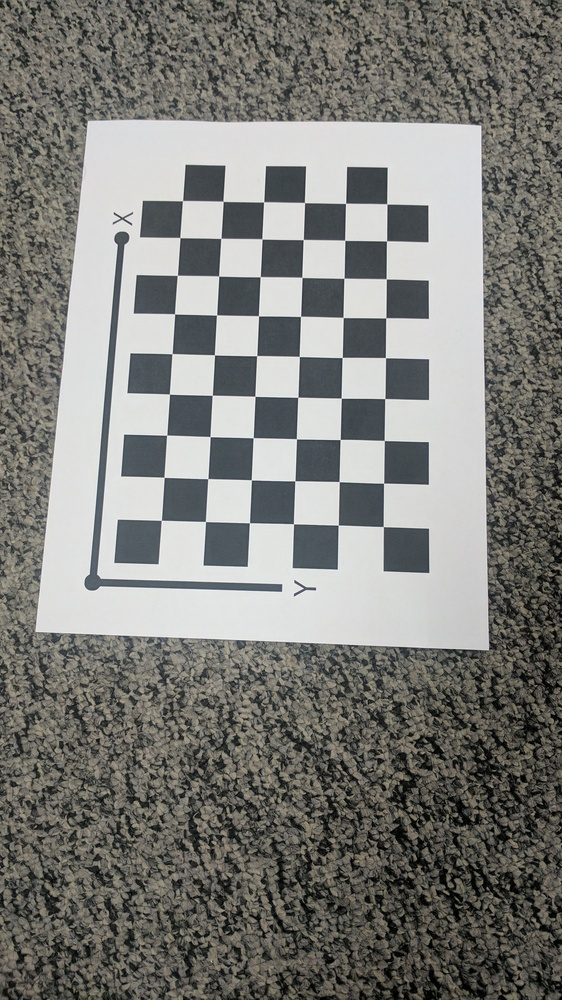
#> input picture data/Calibration_Imgs/IMG_20170209_042606.jpg, 562 x 1000 px, shrunk from 1512 x 2688 before the run; its folder holds 4 pictures in this run
$ python Camera_calibration.py   (older library calls are emulated)
#> lines starting #> are read from the running program, lines starting #| are printed output that depends on the picture
### helper_functions.py
import numpy as np
import os
import cv2
import glob
import sys, argparse
from scipy import optimize as opt

# [5 lines left out: function normalize_matrix, not called in this run]

def normalization_matrix(pts):
    pts = pts.astype(np.float64)
    x_mean, y_mean = np.mean(pts, axis =0)
    var_x, var_y = np.var(pts, axis=0)
    s_x = np.sqrt(2/var_x)
    s_y = np.sqrt(2/var_y)
    n = np.array([[s_x, 0, -s_x*x_mean], [0, s_y, -s_y*y_mean], [0, 0, 1]])
    n_inv = np.array([ [1./s_x ,  0 , x_mean], [0, 1./s_y, y_mean] , [0, 0, 1] ])
    return n.astype(np.float64), n_inv.astype(np.float64)

def getNormalizedCorrespondences(correspondences):
    normalized_correspondences = []
    views = len(correspondences)
    for i in xrange(views):
        imp, worldp = correspondences[i]
        imp = imp.reshape(len(imp), 2)
        N_x, N_x_inv = normalization_matrix(worldp)
        N_u, N_u_inv = normalization_matrix(imp)

        hom_imp = np.array([ [[each[0]], [each[1]], [1.0]] for each in imp])
        hom_objp = np.array([ [[each[0]], [each[1]], [1.0]] for each in worldp])

        normalized_hom_imp = hom_imp
        normalized_hom_objp = hom_objp

        for i in range(normalized_hom_objp.shape[0]):
        # 54 points. iterate one by onea
        # all points are homogeneous
            n_o = np.matmul(N_x,normalized_hom_objp[i])
            normalized_hom_objp[i] = n_o/n_o[-1]

            n_u = np.matmul(N_u,normalized_hom_imp[i])
            normalized_hom_imp[i] = n_u/n_u[-1]

        normalized_objp = normalized_hom_objp.reshape(normalized_hom_objp.shape[0], normalized_hom_objp.shape[1])
        normalized_imp = normalized_hom_imp.reshape(normalized_hom_imp.shape[0], normalized_hom_imp.shape[1])

        normalized_objp = normalized_objp[:,:-1]
        normalized_imp = normalized_imp[:,:-1]
        normalized_correspondences.append((imp, worldp, normalized_imp, normalized_objp, N_u, N_x, N_u_inv, N_x_inv))
    return normalized_correspondences


def compute_Homography(correspondences):
    image_points = correspondences[0]
    object_points = correspondences[1]
    normalized_image_points = correspondences[2]
    normalized_object_points = correspondences[3]
    N_u = correspondences[4]
    N_x = correspondences[5]
    N_u_inv = correspondences[6]
    N_x_inv = correspondences[7]

    N = len(image_points)

    M = np.zeros((2*N, 9), dtype=np.float64)

    # create row wise allotment for each 0-2i rows
    # that means 2 rows..
    for i in xrange(N):
        X, Y = normalized_object_points[i] #A
        u, v = normalized_image_points[i] #B
        row_1 = np.array([ -X, -Y, -1, 0, 0, 0, X*u, Y*u, u])
        row_2 = np.array([ 0, 0, 0, -X, -Y, -1, X*v, Y*v, v])
        M[2*i] = row_1
        M[(2*i) + 1] = row_2
    u, s, vh = np.linalg.svd(M)
    # print("Computing SVD of M")

    h_norm = vh[np.argmin(s)]
    h_norm = h_norm.reshape(3, 3)

    h = np.matmul(np.matmul(N_u_inv,h_norm), N_x)
    h = h[:,:]/h[2, 2]
    return h

def minimizer(initial_guess, X, Y, h, N):
    x_j = X.reshape(N, 2)
    projected = [0 for i in xrange(2*N)]
    for j in range(N):
        x, y = x_j[j]
        w = h[6]*x + h[7]*y + h[8]
        projected[2*j] = (h[0] * x + h[1] * y + h[2]) / w
        projected[2*j + 1] = (h[3] * x + h[4] * y + h[5]) / w
    # return projected
    return (np.abs(projected - Y))**2

def jacobian_cal(initial_guess, X, Y, h, N):
    x_j = X.reshape(N, 2)
    jacobian = np.zeros( (2*N, 9) , np.float64)
    for j in range(N):
        x, y = x_j[j]
        sx = np.float64(h[0]*x + h[1]*y + h[2])
        sy = np.float64(h[3]*x + h[4]*y + h[5])
        w = np.float64(h[6]*x + h[7]*y + h[8])
        jacobian[2*j] = np.array([x/w, y/w, 1/w, 0, 0, 0, -sx*x/w**2, -sx*y/w**2, -sx/w**2])
        jacobian[2*j + 1] = np.array([0, 0, 0, x/w, y/w, 1/w, -sy*x/w**2, -sy*y/w**2, -sy/w**2])
    return jacobian

def refine_homography(H, correspondences, corresp):
    image_points = corresp[0]
    object_points = corresp[1]
    normalized_image_points = corresp[2]
    normalized_object_points = corresp[3]
    N_u = corresp[4]
    N_x = corresp[5]
    N_u_inv = corresp[6]
    N_x_inv = corresp[7]
    N = normalized_object_points.shape[0]
    X = object_points.flatten()
    Y = image_points.flatten()
    h = H.flatten()
    h_prime = opt.least_squares(fun=minimizer, x0=h, jac=jacobian_cal, method="lm" , args=[X, Y, h, N], verbose=0)
    if h_prime.success:
        H =  h_prime.x.reshape(3, 3)
    H = H/H[2, 2]
    return H

def get_intrinsic_parameters(H_r):
    M = len(H_r)
    V = np.zeros((2*M, 6), np.float64)

    def v_pq(p, q, H):
        v = np.array([
                H[0, p]*H[0, q],
                H[0, p]*H[1, q] + H[1, p]*H[0, q],
                H[1, p]*H[1, q],
                H[2, p]*H[0, q] + H[0, p]*H[2, q],
                H[2, p]*H[1, q] + H[1, p]*H[2, q],
                H[2, p]*H[2, q]
            ])
        return v

    for i in range(M):
        H = H_r[i]
        V[2*i] = v_pq(p=0, q=1, H=H)
        V[2*i + 1] = np.subtract(v_pq(p=0, q=0, H=H), v_pq(p=1, q=1, H=H))


    u, s, vh = np.linalg.svd(V)

    b = vh[np.argmin(s)]

    # according to zhangs method
    vc = (b[1]*b[3] - b[0]*b[4])/(b[0]*b[2] - b[1]**2)
    l = b[5] - (b[3]**2 + vc*(b[1]*b[2] - b[0]*b[4]))/b[0]
    alpha = np.sqrt((l/b[0]))
    beta = np.sqrt(((l*b[0])/(b[0]*b[2] - b[1]**2)))
    gamma = -1*((b[1])*(alpha**2) *(beta/l))
    uc = (gamma*vc/beta) - (b[3]*(alpha**2)/l)

    A = np.array([
            [alpha, gamma, uc],
            [0, beta, vc],
            [0, 0, 1.0],
        ])

    return A

# [19 lines left out: function get_extrinsic_parameters, not called in this run]

### Camera_calibration.py
from helper_functions import *

basepath = os.getcwd()
datapath = basepath + '/data/Calibration_Imgs/'

PatternSize = (9,6)
SquareSize = 1.0
chessboard_corners = []
image_points = []
world_points = []
correspondences = []

## Populate World points.
worldp = np.zeros((PatternSize[1]*PatternSize[0], 3), dtype=np.float64)
worldp[:, :2] = np.indices(PatternSize).T.reshape(-1,2)
worldp *=SquareSize


## Get point correspondences for all the images
for imagefile in os.listdir(datapath):
    I = cv2.imread(datapath + imagefile)
#> I is the input picture: shape (1000, 562, 3); mean B, G, R 121.2, 125.2, 125.3
    ret, corners = cv2.findChessboardCorners(I, patternSize = PatternSize)
#> ret = True; corners = 54 rows, first 8: [161.3, 520.3], [164.1, 477.3], [166.7, 435.2], [169.4, 394.1], [172.1, 353.7], [174.6, 313.9], [177.3, 275.4], [179.9, 237.6]
    if ret:
        corners.reshape(-1, 2)
        if corners.shape[0] == worldp.shape[0]:
            image_points.append(corners)
            world_points.append(worldp[:,:-1])
            correspondences.append([corners.astype(np.int),worldp[:, :-1].astype(np.int)])
        else:
            print('Error detecting corners in this image',imagefile)

## Normalization

normalized_correspondences = getNormalizedCorrespondences(correspondences)
#> in getNormalizedCorrespondences, `normalized_correspondences = []`: normalized_correspondences = []

## Compute Homography
H = []
for corresp in normalized_correspondences:
    H.append(compute_Homography(corresp))
#> this loop made 4 passes
#> pass 1, in compute_Homography, `u, s, vh = np.linalg.svd(M)`:
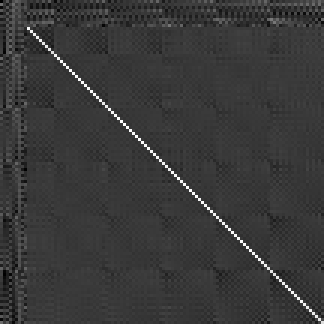
#> u: shape (108, 108) float64 (shown 3 times larger); min -0.282, max 0.973, mean 7.23e-06; drawn with min black and max white
#> pass 3, in compute_Homography (call 3), `u, s, vh = np.linalg.svd(M)`:
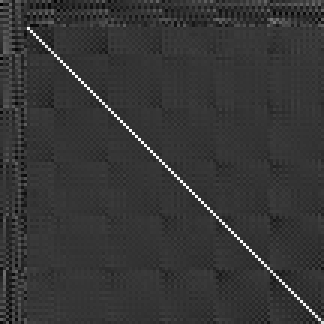
#> u: shape (108, 108) float64 (shown 3 times larger); min -0.26, max 0.974, mean 0.00049; drawn with min black and max white

  ## Further Refine the Homogrphy Estimates

H_refined = []
for i in range(len(H)):
    H_optimized = refine_homography(H[i], normalized_correspondences, corresp)
    H_refined.append(H_optimized)

## Extract intrensic parameters from Homography Matrix

A = get_intrinsic_parameters(H_refined)
print("Intrinsic Camera Matrix is :")
print(A)
